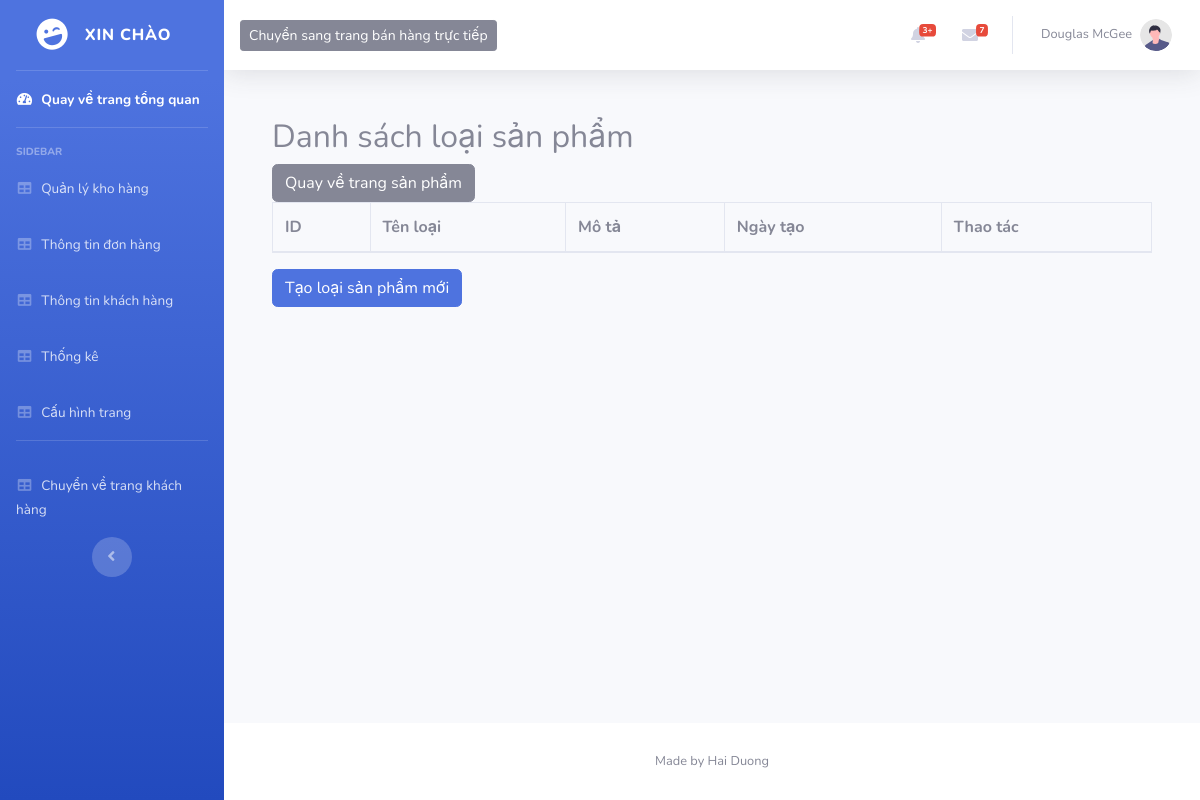
/admin.php?act=loaisp, run on an earlier commit of the app's database.
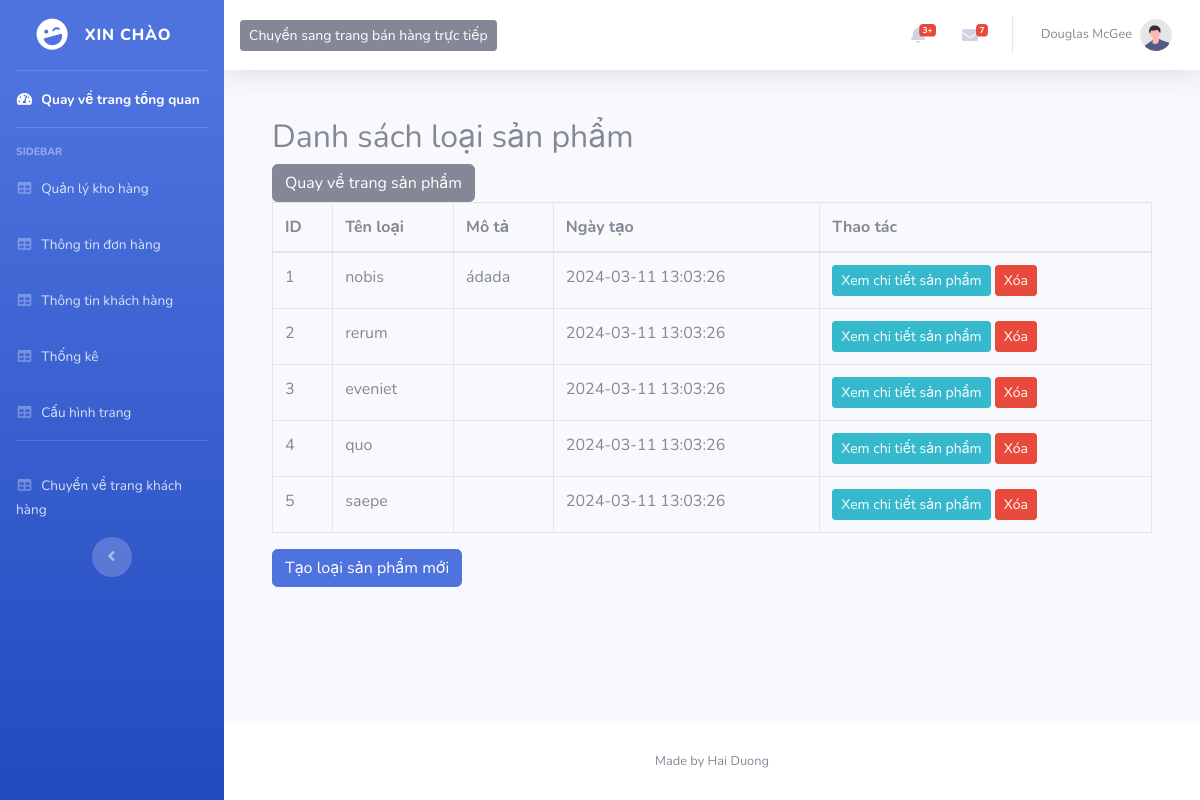
And on a later commit of the database.
### tables this page shows
CREATE TABLE `category` (
  `id` int NOT NULL,
  `name` varchar(255) DEFAULT NULL,
  `description` varchar(50) DEFAULT NULL,
  `created_at` datetime DEFAULT CURRENT_TIMESTAMP
);

### DAO/PDO.php (called while the page is built, shortened)
<?php
function pdo_get_connection(){
    $servername = "localhost";
    $username = "root";
    $password = "";
    try {
        $conn = new PDO("mysql:host=$servername;dbname=testdatabase", $username, $password);
        $conn->setAttribute(PDO::ATTR_ERRMODE, PDO::ERRMODE_EXCEPTION);
        return $conn;
    } catch(PDOException $e) {
        echo "Connection failed: " . $e->getMessage();
    }
}
function pdo_query($sql){
    $sql_args=array_slice(func_get_args(),1);
    try{
        $conn=pdo_get_connection();
        $stmt=$conn->prepare($sql);
        $stmt->execute($sql_args);
        $rows=$stmt->fetchAll();
        return $rows;
    }
    catch(PDOException $e){
        throw $e;
    }
    finally{
        unset($conn);
    }
}
?>

### DAO/DAO.php (called while the page is built, shortened)
<?php
function get_category($id = null)
{
    if ($id === null) {
        $sql = "SELECT * FROM `category`";
        return pdo_query($sql);
    } else {
        $sql = "SELECT * FROM `category` WHERE `id` = ?";
        return pdo_query_one($sql, $id);
    }
}

### admin/view/LoaiSanPham/LoaiSanPham.All.php (the view, shortened to what this page needs)
<body>
<?php
$rows = get_category();
?>
<div class="container mt-5">
    <h2>Danh sách loại sản phẩm</h2>
    <a href="admin.php?act=sanpham" class="btn btn-secondary">Quay về trang sản phẩm</a>
    <table class="table table-bordered">
        <thead>
            <tr>
                <th>ID</th>
                <th>Tên loại</th>
                <th>Mô tả</th>
                <th>Ngày tạo</th>
                <th>Thao tác</th>
            </tr>
        </thead>
        <tbody>
            <?php foreach ($rows as $row): ?>
                <tr>
                    <td><?= $row['id'] ?></td>
                    <td><?= $row['name'] ?></td>
                    <td><?php echo $row['description'] ?? ""; ?></td>
                    <td><?php echo $row['created_at'] ?? ""; ?></td>
                    <td>
                        <a href='admin.php?act=editloaisp&id=<?= $row['id'] ?>' class="btn btn-info btn-sm">Xem chi tiết sản phẩm</a>
                        <form method='post' style='display:inline;'>
                            <input type='submit' name='delete' value='Xóa' class='btn btn-danger btn-sm' onclick='return confirm("Bạn đã chắc chưa ?");'>
                        </form>
                    </td>
                </tr>
            <?php endforeach; ?>
        </tbody>
    </table>
    <button type="button" class="btn btn-primary" data-toggle="modal" data-target="#createModal">
        Tạo loại sản phẩm mới
    </button>
</div>

### admin.php (shortened to what this page needs)
<?php
include "DAO/DAO.php";
include "DAO/PDO.php";
function xuLyHanhDong($hanhDong) {
    switch ($hanhDong) {
        case 'loaisp':
            hienThiLoaiSanPham();
            break;
    }
}
function hienThiLoaiSanPham() {
    ?>
    <?php
    require_once "admin/view/LoaiSanPham/LoaiSanPham.All.php";
}
?>
<!DOCTYPE html>
<html lang="en">
<?php require_once("admin/view/Body/Body.Head.php");?>
<body id="page-top">
    <div id="wrapper">
        <?php require_once ("admin/view/Body/Body.Sidebar.php") ?>
        <div id="content-wrapper" class="d-flex flex-column">
            <div id="content">
                <?php require_once ("admin/view/Body/Body.Topbar.php"); ?>
                <div class="container-fluid">
                <?php
                if (isset($_GET['act'])) {
                    $hanhDong = $_GET['act'];
                    xuLyHanhDong($hanhDong);
                } else {
                    hienThiTrangChuAdmin();
                }
                ?>
                </div>
            </div>
        <?php require_once("admin/view/Body/Body.Hidden.php"); ?>
</body>
</html>

### admin/view/Body/Body.Head.php (shortened to what this page needs)
<head>
    <link rel="stylesheet" type="text/css" href="assets/admin/vendor/fontawesome-free/css/all.min.css">
    <link rel="stylesheet" href="assets/admin/css/sb-admin-2.min.css">
    <link rel="stylesheet" href="https://startbootstrap.github.io/startbootstrap-sb-admin-2/vendor/datatables/dataTables.bootstrap4.min.css">
    <link href="https://cdn.quilljs.com/1.3.6/quill.snow.css" rel="stylesheet">
    <link rel="stylesheet" type="text/css" href="https://cdn.datatables.net/1.13.7/css/jquery.dataTables.min.css">
    <link rel="stylesheet" type="text/css" href="https://cdnjs.cloudflare.com/ajax/libs/spectrum/1.8.1/spectrum.min.css">
</head>

### admin/view/Body/Body.Sidebar.php
<ul class="navbar-nav bg-gradient-primary sidebar sidebar-dark accordion" id="accordionSidebar">
    <a class="sidebar-brand d-flex align-items-center justify-content-center" href="admin.php">
        <div class="sidebar-brand-icon rotate-n-15">
            <i class="fas fa-laugh-wink"></i>
        </div>
        <div class="sidebar-brand-text mx-3">Xin chào</div>
    </a>
    <hr class="sidebar-divider my-0">
    <li class="nav-item active">
        <a class="nav-link" href="admin.php">
            <i class="fas fa-fw fa-tachometer-alt"></i>
            <span>Quay về trang tổng quan</span></a>
    </li>
    <hr class="sidebar-divider">
    <div class="sidebar-heading">
        Sidebar
    </div>
    <li class="nav-item">
        <a class="nav-link" href="admin.php?act=sanpham">
            <i class="fas fa-fw fa-table"></i>
            <span>Quản lý kho hàng</span></a>
    </li>
    <li class="nav-item">
        <a class="nav-link" href="admin.php?act=donhang">
            <i class="fas fa-fw fa-table"></i>
            <span>Thông tin đơn hàng</span></a>
    </li>
    <li class="nav-item">
        <a class="nav-link" href="admin.php?act=khachhang">
            <i class="fas fa-fw fa-table"></i>
            <span>Thông tin khách hàng</span></a>
    </li>
    <li class="nav-item">
        <a class="nav-link" href="admin.php?act=thongke">
            <i class="fas fa-fw fa-table"></i>
            <span>Thống kê</span></a>
    </li>
    <li class="nav-item">
        <a class="nav-link" href="admin.php?act=cauhinh">
            <i class="fas fa-fw fa-table"></i>
            <span>Cấu hình trang</span></a>
    </li>
    <hr class="sidebar-divider d-none d-md-block">
    <li class="nav-item">
        <a class="nav-link" href="tables.html">
            <i class="fas fa-fw fa-table"></i>
            <span>Chuyển về trang khách hàng</span></a>
    </li>
    <div class="text-center d-none d-md-inline">
        <button class="rounded-circle border-0" id="sidebarToggle"></button>
    </div>
</ul>

### admin/view/Body/Body.TopBar.php (shortened to what this page needs)
<nav class="navbar navbar-expand navbar-light bg-white topbar mb-4 static-top shadow">
    <a href="admin.php?act=livesell" class="btn btn-sm btn-secondary">Chuyển sang trang bán hàng trực tiếp</a>
    <ul class="navbar-nav ml-auto">
        <li class="nav-item dropdown no-arrow mx-1">
            <a class="nav-link dropdown-toggle" href="#" id="alertsDropdown" role="button"
                data-toggle="dropdown" aria-haspopup="true" aria-expanded="false">
                <i class="fas fa-bell fa-fw"></i>
                <span class="badge badge-danger badge-counter">3+</span>
            </a>
        </li>
        <li class="nav-item dropdown no-arrow mx-1">
            <a class="nav-link dropdown-toggle" href="#" id="messagesDropdown" role="button"
                data-toggle="dropdown" aria-haspopup="true" aria-expanded="false">
                <i class="fas fa-envelope fa-fw"></i>
                <span class="badge badge-danger badge-counter">7</span>
            </a>
        </li>
        <li class="nav-item dropdown no-arrow">
            <a class="nav-link dropdown-toggle" href="#" id="userDropdown" role="button"
                data-toggle="dropdown" aria-haspopup="true" aria-expanded="false">
                <span class="mr-2 d-none d-lg-inline text-gray-600 small">Douglas McGee</span>
                <img class="img-profile rounded-circle"
                    src="img/undraw_profile.svg">
            </a>
        </li>
    </ul>
</nav>

### admin/view/Body/Body.Hidden.php (shortened to what this page needs)
<footer class="sticky-footer bg-white">
<div class="container my-auto">
    <div class="copyright text-center my-auto">
        <span>Made by Hai Duong</span>
    </div>
</div>
</footer>
</div>
</div>

What changed in the data, as far as the page shows it:
added category: id "1", name "nobis", description "ádada", created_at "2024-03-11 13:03:26"
added category: id "2", name "rerum", created_at "2024-03-11 13:03:26"
added category: id "3", name "eveniet", created_at "2024-03-11 13:03:26"
added category: id "4", name "quo", created_at "2024-03-11 13:03:26"
added category: id "5", name "saepe", created_at "2024-03-11 13:03:26"
